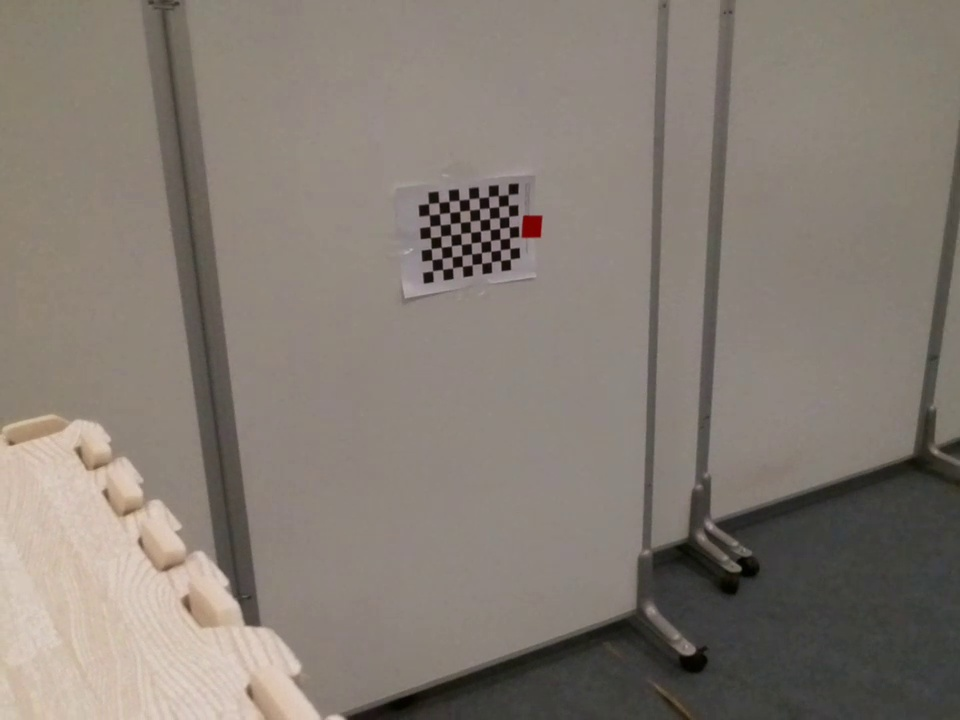
#> input picture calibrate/frame-1087.jpg, 960 x 720 px; its folder holds only this picture in this run
$ python camera_calibrate.py
#> lines starting #> are read from the running program, lines starting #| are printed output that depends on the picture; after the words box and inside, x2 and y2 are one past the last pixel; in counts of white or black regions, pixels touching at a corner belong together; long printed decimals are rounded
### task/vector.py
"""3D vector type used throughout the navigation and control pipeline."""
from __future__ import annotations

import math
import numpy as np


class Vector3D:
    """Immutable-style 3D vector with standard arithmetic operators.

    Used to represent positions, forces, and velocities in the world frame.
    Coordinate convention: X forward, Y lateral, Z vertical (negative = up).
    """

    def __init__(self, x: float, y: float, z: float) -> None:
        self.x = x
        self.y = y
        self.z = z

    def __add__(self, other: Vector3D) -> Vector3D:
        return Vector3D(self.x + other.x, self.y + other.y, self.z + other.z)

    def __sub__(self, other: Vector3D) -> Vector3D:
        return Vector3D(self.x - other.x, self.y - other.y, self.z - other.z)

    def __mul__(self, scalar: float) -> Vector3D:
        return Vector3D(self.x * scalar, self.y * scalar, self.z * scalar)

    # [4 lines left out: function __truediv__, not called in this run]

    def __neg__(self) -> Vector3D:
        return Vector3D(-self.x, -self.y, -self.z)

    def dot(self, other: Vector3D) -> float:
        return self.x * other.x + self.y * other.y + self.z * other.z

    # [6 lines left out: function cross, not called in this run]

    def magnitude(self) -> float:
        return math.sqrt(self.x ** 2 + self.y ** 2 + self.z ** 2)

    # [6 lines left out: function normalize, not called in this run]

    def is_origin(self) -> bool:
        return self.x == 0 and self.y == 0 and self.z == 0

    def __str__(self) -> str:
        return f"x={self.x}, y={self.y}, z={self.z}"

    def __repr__(self) -> str:
        return f"Vector3D({self.x}, {self.y}, {self.z})"

    def to_ndarr(self) -> np.ndarray:
        return np.array([self.x, self.y, self.z])

    def to_arr(self) -> list:
        return [self.x, self.y, self.z]

    @staticmethod
    def from_arr(arr) -> Vector3D:
        return Vector3D(arr[0], arr[1], arr[2])

### task/camera_calibrate.py
from __future__ import annotations
import cv2
import numpy as np
from vector import Vector3D
import glob

def calibrate_camera(image_dir: str, pattern_size: tuple[int, int], square_size: float = 0.02):
    # Prepare object points with real-world scaling
#> called with image_dir = 'calibrate', pattern_size = (9, 7), square_size = 0.02
    objp = [Vector3D(x * square_size, y * square_size, 0) for y in range(pattern_size[1]) for x in range(pattern_size[0])]

    objpoints = []
    imgpoints = []

    # Load images
    images = glob.glob(f"{image_dir}/*.jpg")

    for fname in images:
        img = cv2.imread(fname)
#> img is the input picture: shape (720, 960, 3); mean B, G, R 115.6, 124, 132.7
        gray = cv2.cvtColor(img, cv2.COLOR_BGR2GRAY)
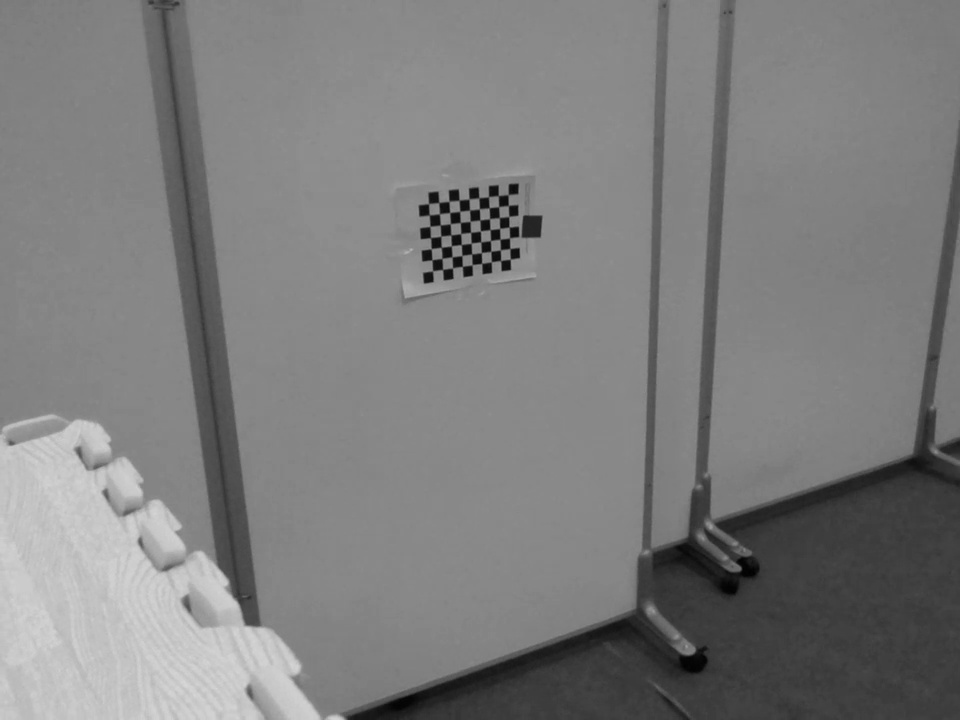
#> gray: shape (720, 960); min 0, max 215, mean 125.7

        # Find chessboard corners
        ret, corners = cv2.findChessboardCorners(gray, pattern_size, None)
#> ret = True; corners = 63 rows, first 8: [510.5, 259.5], [499.9, 261.6], [491.5, 261.9], [481.2, 264], [471.7, 264.6], [461.6, 267.2], [452, 267.3], [441.6, 270.3]

        if ret:
            objpoints.append(objp)

            # Use only x and y for 2D points
            imgpoints.append([corner.ravel() for corner in corners])

            # Draw and display corners
            cv2.drawChessboardCorners(img, pattern_size, corners, ret)
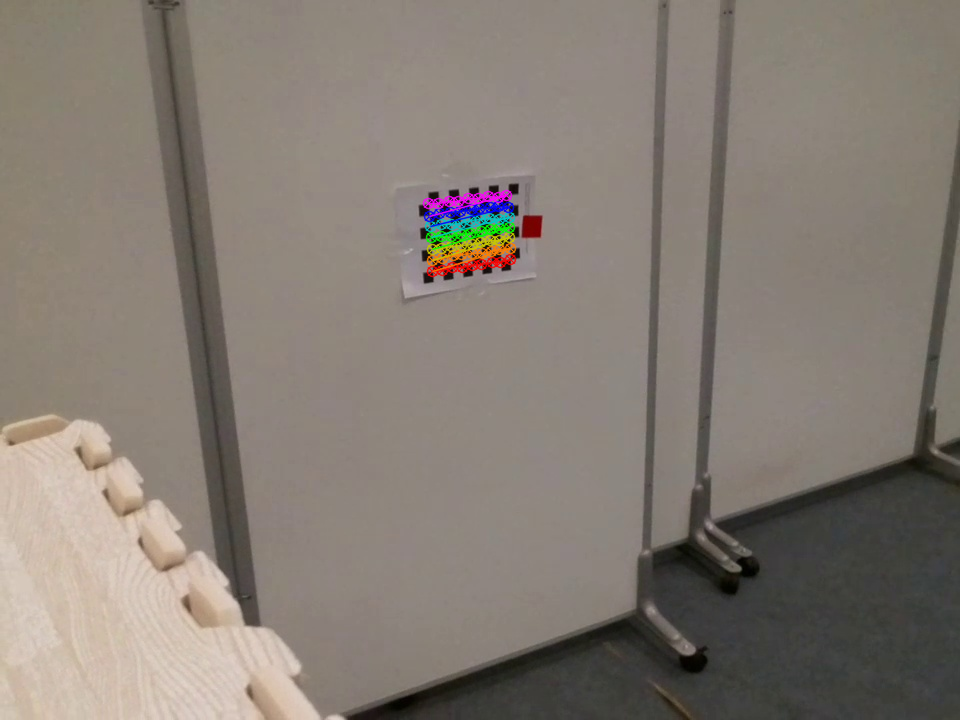
#> img: shape (720, 960, 3); 0.91% of pixels changed, all inside (x1, y1, x2, y2) = (422, 189, 517, 278)
            cv2.imshow('Chessboard', img)
            cv2.waitKey(0)

    cv2.destroyAllWindows()

    # Convert object and image points to numpy arrays for OpenCV
    objpoints_np = [np.array([p.to_ndarr() for p in objp], dtype=np.float32) for objp in objpoints]
    imgpoints_np = [np.array(imgp, dtype=np.float32) for imgp in imgpoints]
#> imgpoints_np = 1 point arrays, longest 63 points

    # Calibrate the camera
    ret, camera_matrix, dist_coeffs, rvecs, tvecs = cv2.calibrateCamera(
        objpoints_np, imgpoints_np, gray.shape[::-1], None, None
    )
#> ret = 0.942; camera_matrix = [[1321.6, 0, 477.7], [0, 1291.1, 362.2], [0, 0, 1]]; dist_coeffs = [[-4.66, 339.7, -0.131, -0.16, -11428]]; rvecs = ([-0.773, -0.509, 2.89],); tvecs = ([0.0614, -0.191, 2.4],)

    # Save calibration data
    np.savez('calibration_data.npz', camera_matrix=camera_matrix, dist_coeffs=dist_coeffs)

    print("Camera matrix:\n", camera_matrix)
#| Camera matrix:
#|  [[1.32162608e+03 0.00000000e+00 4.77665314e+02]
#|  [0.00000000e+00 1.29106723e+03 3.62185314e+02]
#|  [0.00000000e+00 0.00000000e+00 1.00000000e+00]]
    print("Distortion coefficients:\n", dist_coeffs)
#| Distortion coefficients:
#|  [[-4.66439084e+00  3.39664572e+02 -1.31478714e-01 -1.59506401e-01
#|   -1.14279504e+04]]

    return camera_matrix, dist_coeffs


# Undistort images
def undistort_images(image_dir: str, camera_matrix: np.ndarray, dist_coeffs: np.ndarray):
    images = glob.glob(f"{image_dir}/*.jpg")
    for fname in images:
        img = cv2.imread(fname)
        h, w = img.shape[:2]

        # Get the optimal new camera matrix
        new_camera_matrix, roi = cv2.getOptimalNewCameraMatrix(camera_matrix, dist_coeffs, (w, h), 1, (w, h))

        # Undistort the image
        undistorted = cv2.undistort(img, camera_matrix, dist_coeffs, None, new_camera_matrix)

        # Crop the image to the valid region of interest
        x, y, w, h = roi
        undistorted = undistorted[y:y+h, x:x+w]

        # Display and save the result
        cv2.imshow('Original Image', img)
        cv2.imshow('Undistorted Image', undistorted)
        cv2.waitKey(0)  # Display for a short duration

    cv2.destroyAllWindows()

# Main Function
if __name__ == "__main__":
    # Calibrate the camera
    camera_matrix, dist_coeffs = calibrate_camera("calibrate", (9, 7))
#> dist_coeffs = [[-4.66, 339.7, -0.131, -0.16, -11428]]

    # Undistort the calibration images
    _ = undistort_images("calibrate/img/2024-11-26_10-38-17", camera_matrix, dist_coeffs)

$ run again, on calibrate/frame-1619.jpg
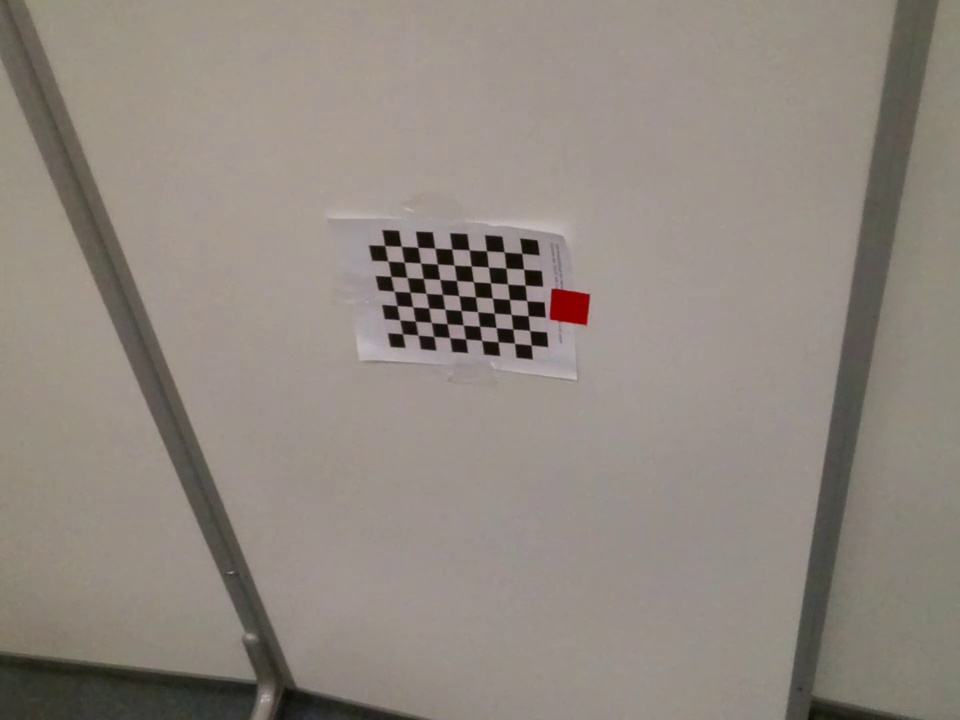
#> input picture calibrate/frame-1619.jpg, 960 x 720 px
#> in calibrate_camera, img is the input picture: shape (720, 960, 3); mean B, G, R 128.2, 136.1, 144.6
#> in calibrate_camera, `ret, corners = cv2.findChessboardCorners(gray, pattern_size, None)`: ret = True; corners = 63 rows, first 8: [383.7, 244.7], [401.8, 245.4], [416.6, 246.6], [434.5, 249.4], [453, 250.3], [469.9, 249.6], [485.5, 249.6], [504.8, 251.5]
#> in calibrate_camera, `cv2.drawChessboardCorners(img, pattern_size, corners, ret)`:
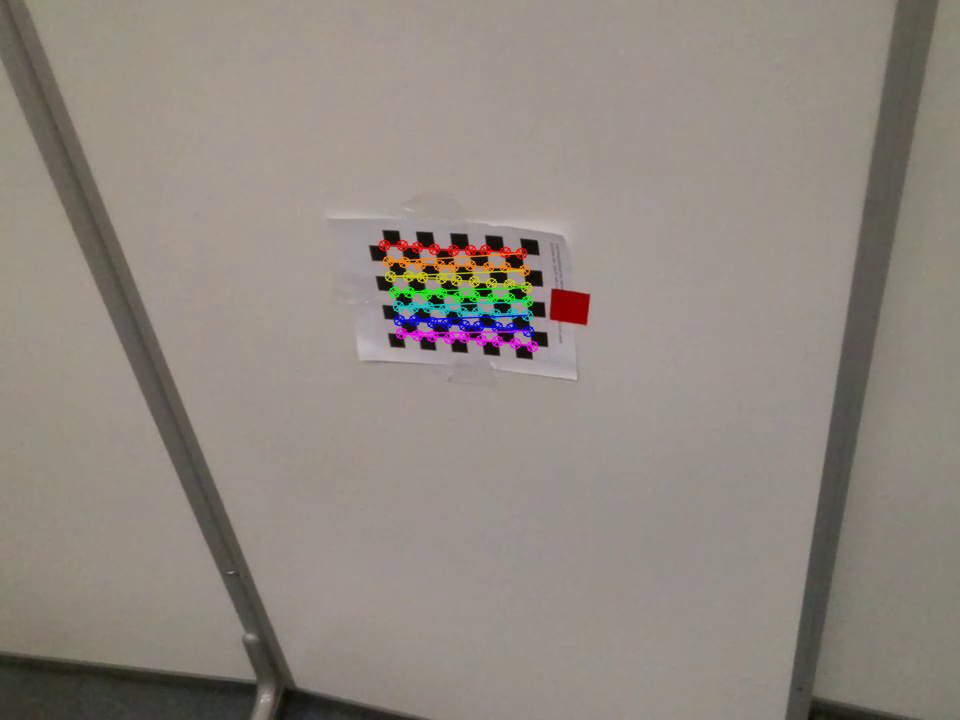
#> img: shape (720, 960, 3); 1.35% of pixels changed, all inside (x1, y1, x2, y2) = (378, 239, 539, 353)
#> imgpoints_np = 1 point arrays, longest 63 points
#> in calibrate_camera, `ret, camera_matrix, dist_coeffs, rvecs, tvecs = cv2.calibrateCamera( o..`: ret = 1.25; camera_matrix = [[871, 0, 473.7], [0, 844.9, 391.1], [0, 0, 1]]; dist_coeffs = [[-1.56, 56.02, 0.0522, -0.0177, -457.8]]; rvecs = ([0.617, 0.364, -0.00252],); tvecs = ([-0.0982, -0.169, 0.948],)
#| Camera matrix:
#|  [[870.992   0.         473.688]
#|  [  0.         844.886 391.098]
#|  [  0.           0.           1.        ]]
#| Distortion coefficients:
#|  [[-1.55680871e+00  5.60161148e+01  5.22407135e-02 -1.77465552e-02
#|   -4.57794933e+02]]
#> `camera_matrix, dist_coeffs = calibrate_camera("calibrate", (9, 7))`: camera_matrix = [[871, 0, 473.7], [0, 844.9, 391.1], [0, 0, 1]]; dist_coeffs = [[-1.56, 56.02, 0.0522, -0.0177, -457.8]]

$ run again, on calibrate/frame-1738.jpg
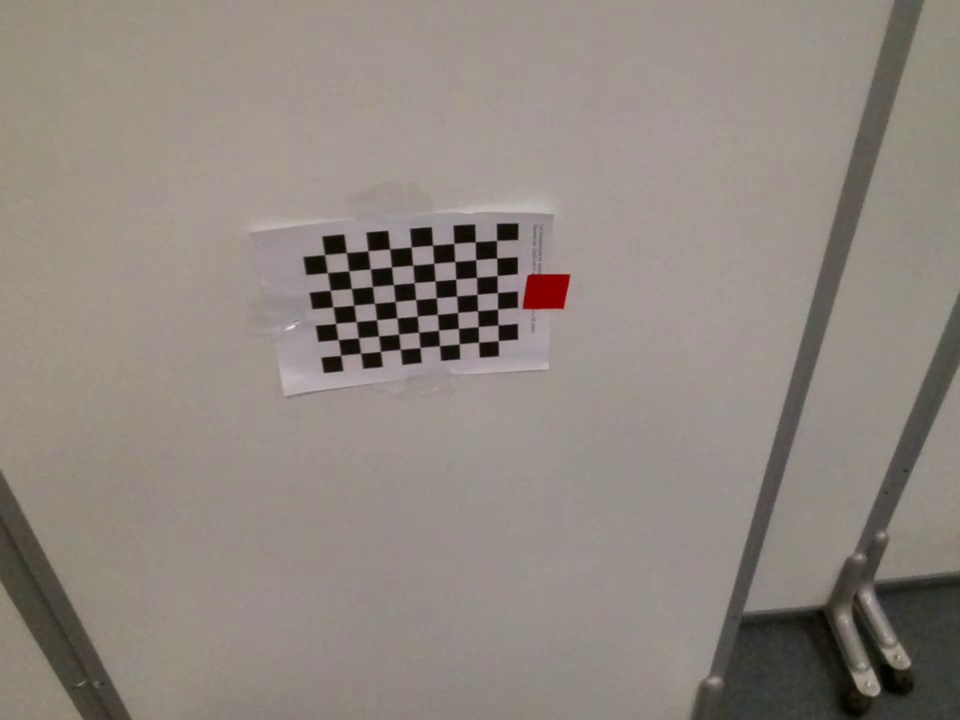
#> input picture calibrate/frame-1738.jpg, 960 x 720 px
#> in calibrate_camera, img is the input picture: shape (720, 960, 3); mean B, G, R 127.4, 134.8, 143.5
#> in calibrate_camera, `ret, corners = cv2.findChessboardCorners(gray, pattern_size, None)`: ret = True; corners = 63 rows, first 8: [498.8, 341.4], [477.4, 343.5], [459.7, 344.2], [440, 345], [418.8, 345.5], [399.4, 350.7], [379.3, 350], [359.5, 354.8]
#> in calibrate_camera, `cv2.drawChessboardCorners(img, pattern_size, corners, ret)`:
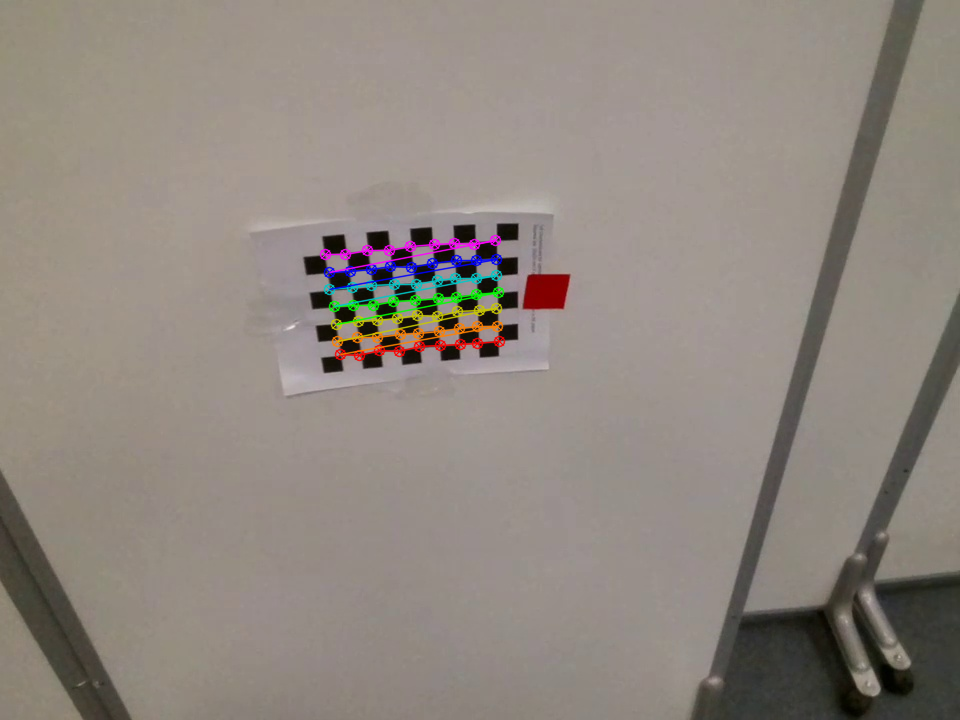
#> img: shape (720, 960, 3); 1.53% of pixels changed, all inside (x1, y1, x2, y2) = (319, 234, 506, 362)
#> imgpoints_np = 1 point arrays, longest 63 points
#> in calibrate_camera, `ret, camera_matrix, dist_coeffs, rvecs, tvecs = cv2.calibrateCamera( o..`: ret = 1.41; camera_matrix = [[1091.6, 0, 481.2], [0, 1228.6, 338.9], [0, 0, 1]]; dist_coeffs = [[0.656, -45.59, -0.00755, -0.0388, 321.7]]; rvecs = ([-0.111, -1.18, 2.85],); tvecs = ([0.0172, 0.00168, 1.12],)
#| Camera matrix:
#|  [[1.09164339e+03 0.00000000e+00 4.81207220e+02]
#|  [0.00000000e+00 1.22858604e+03 3.38905753e+02]
#|  [0.00000000e+00 0.00000000e+00 1.00000000e+00]]
#| Distortion coefficients:
#|  [[ 6.55664707e-01 -4.55947168e+01 -7.54832366e-03 -3.87546420e-02
#|    3.21706610e+02]]
#> `camera_matrix, dist_coeffs = calibrate_camera("calibrate", (9, 7))`: dist_coeffs = [[0.656, -45.59, -0.00755, -0.0388, 321.7]]

$ run again, on calibrate/frame-1853.jpg
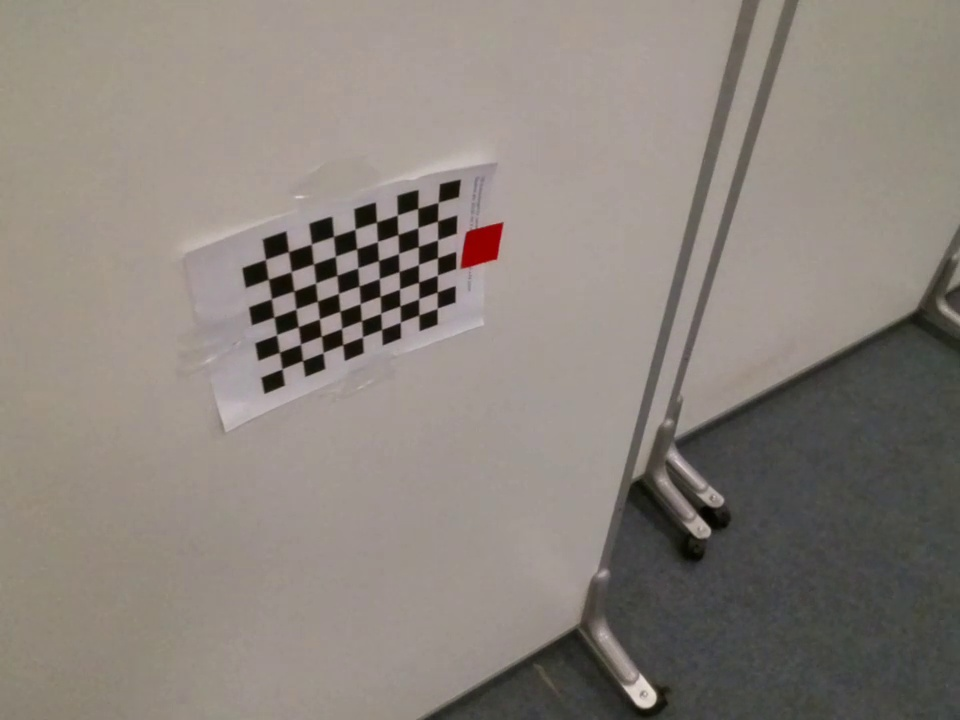
#> input picture calibrate/frame-1853.jpg, 960 x 720 px
#> in calibrate_camera, img is the input picture: shape (720, 960, 3); mean B, G, R 123.8, 130.8, 138.5
#> in calibrate_camera, `ret, corners = cv2.findChessboardCorners(gray, pattern_size, None)`: ret = True; corners = 63 rows, first 8: [437.4, 308], [418.7, 315.1], [400.3, 322.4], [381.6, 329.4], [362.3, 337], [342.6, 344.7], [322.8, 352.9], [302.4, 360.7]
#> in calibrate_camera, `cv2.drawChessboardCorners(img, pattern_size, corners, ret)`:
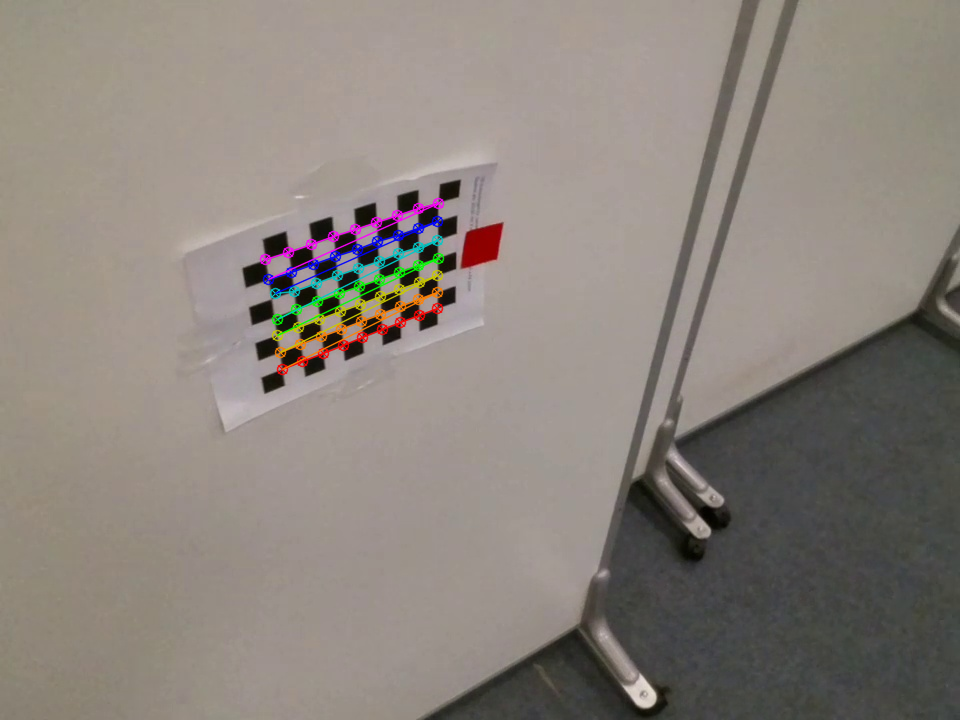
#> img: shape (720, 960, 3); 1.55% of pixels changed, all inside (x1, y1, x2, y2) = (259, 197, 445, 376)
#> imgpoints_np = 1 point arrays, longest 63 points
#> in calibrate_camera, `ret, camera_matrix, dist_coeffs, rvecs, tvecs = cv2.calibrateCamera( o..`: ret = 0.93; camera_matrix = [[1037.6, 0, 471.5], [0, 1098.3, 466.6], [0, 0, 1]]; dist_coeffs = [[-1.36, 12.68, -0.0321, -0.0533, -42.01]]; rvecs = ([-0.732, -1.24, 2.57],); tvecs = ([-0.0316, -0.143, 0.983],)
#| Camera matrix:
#|  [[1.03760095e+03 0.00000000e+00 4.71489933e+02]
#|  [0.00000000e+00 1.09825388e+03 4.66595095e+02]
#|  [0.00000000e+00 0.00000000e+00 1.00000000e+00]]
#| Distortion coefficients:
#|  [[-1.35876256e+00  1.26756875e+01 -3.20846430e-02 -5.32736796e-02
#|   -4.20076392e+01]]
#> `camera_matrix, dist_coeffs = calibrate_camera("calibrate", (9, 7))`: dist_coeffs = [[-1.36, 12.68, -0.0321, -0.0533, -42.01]]
